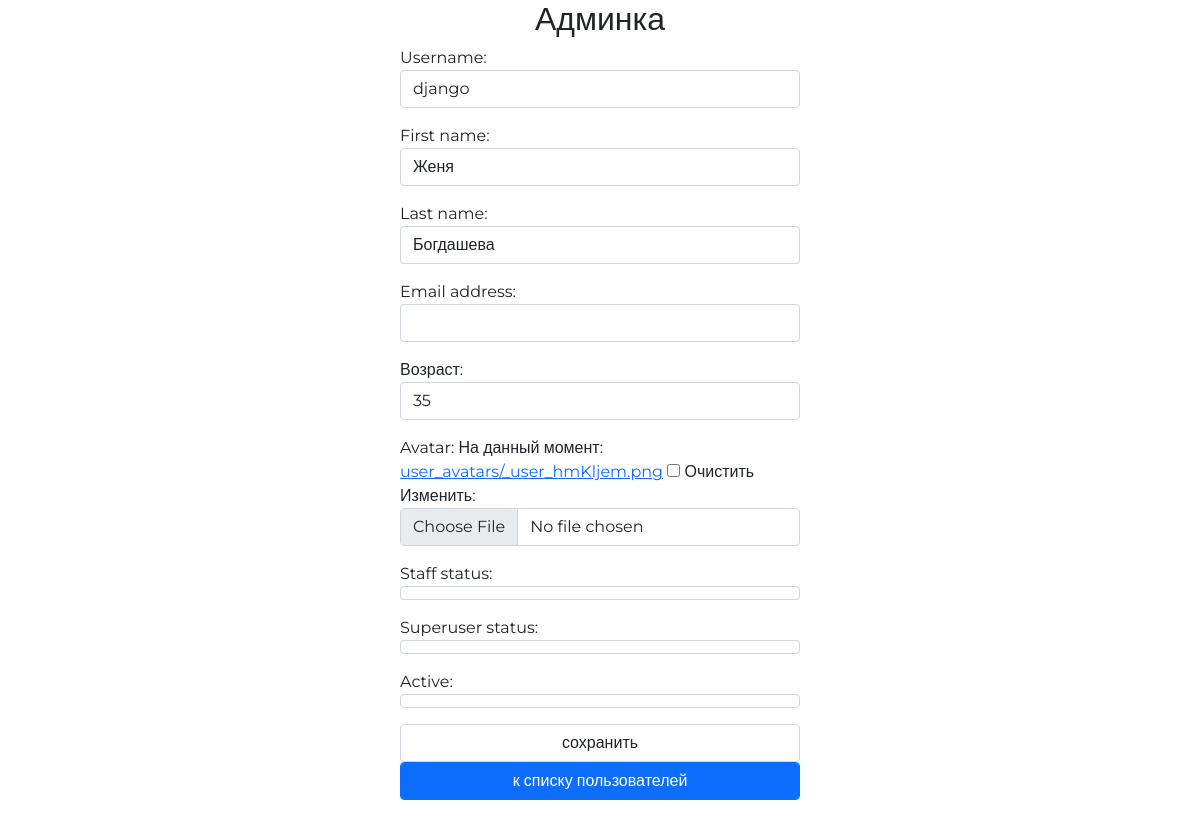
The page /my/admin/user/update/2 (signed in) on the database as committed earlier.
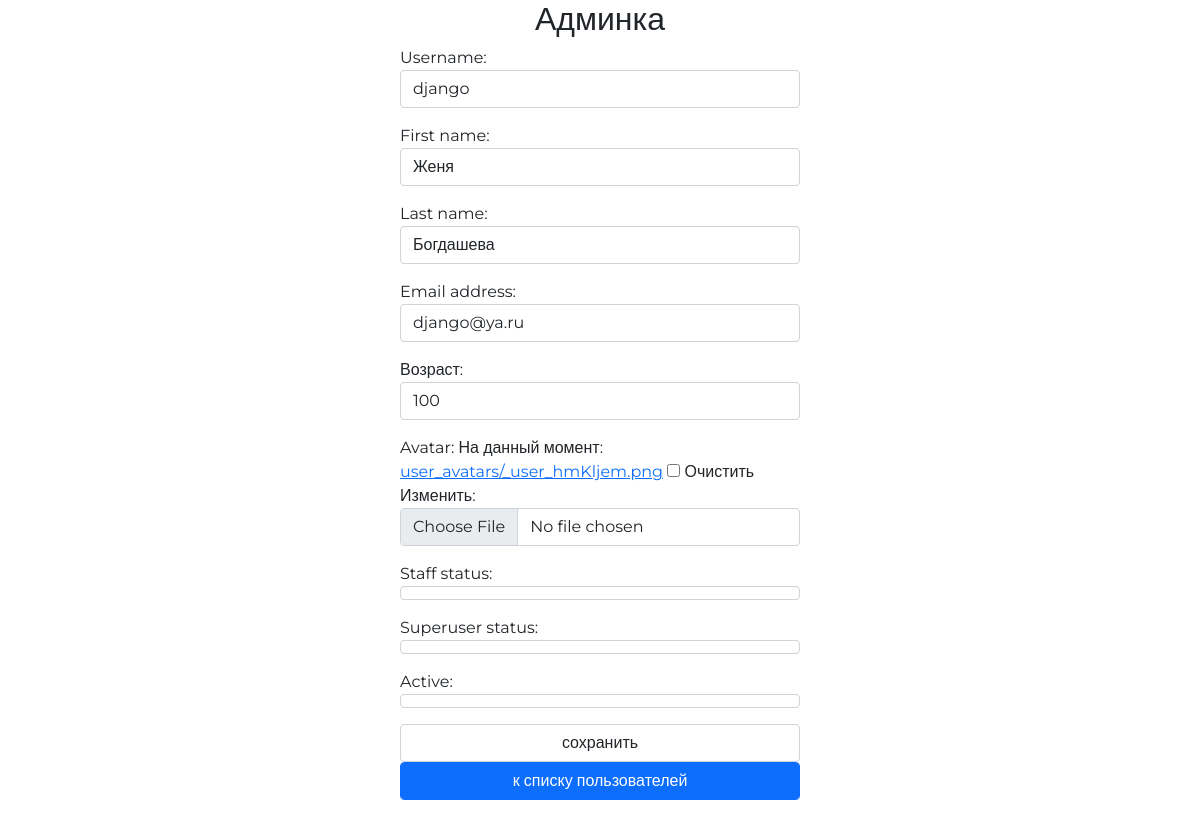
The same page on the database as committed later.
### authapp/models.py (models this page shows, shortened)
class ShopUser(AbstractUser):
    avatar = models.ImageField(upload_to='user_avatars', blank=True)
    age = models.PositiveIntegerField(verbose_name='возраст', default=18)
    activation_key = models.CharField(max_length=128, blank=True)
    activation_key_created = models.DateTimeField(auto_now_add=True, blank=True, null=True)

### adminapp/views.py (the view)
# urls.py: path('user/update/<int:user_pk>', adminapp.ShopUserAdminUpdate.as_view(), name='user_update'),
class ShopUserAdminUpdate(SuperUserOnlyMixin, PageTitleMixin, UpdateView):
    model = get_user_model()
    form_class = AdminShopUserUpdateForm
    success_url = reverse_lazy('my_admin:index')
    pk_url_kwarg = 'user_pk'
    page_title = 'пользователи/редактирование'

### adminapp/forms.py
class AdminShopUserUpdateForm(ShopUserEditForm):
    class Meta:
        model = get_user_model()
        fields = ('username', 'first_name', 'last_name', 'password', 'email', 'age', 'avatar', 'is_staff',
                  'is_superuser', 'is_active')

### adminapp/views.py (called while the page is built)
    @method_decorator(user_passes_test(lambda user: user.is_superuser))
    def dispatch(self, request, *args, **kwargs):
        return super().dispatch(request, *args, **kwargs)

    def get_context_data(self, **kwargs):
        context = super().get_context_data(**kwargs)
        context[self.page_title_key] = self.page_title
        return context

### mainapp/context_processors.py (called while the page is built)
def categories(request):
    return {
        'categories': ProductCategory.objects.all()
    }

### adminapp/templates/authapp/shopuser_form.html (shortened to what this page needs)
{% extends 'adminapp/base.html' %}
{% load static %}
{% block container %}
<div class="mx-auto col-4">
  <div class="login">
    <form class="form-horizontal" method="post" enctype="multipart/form-data">
      {{ form.as_p }}
      <input class="form-control" type="submit" value="сохранить">
    </form>
    <a href="{% url 'my_admin:index' %}"
    class="btn btn-primary form-control last">
      к списку пользователей
    </a>
  </div>
</div>
{% endblock %}

Rows that differ between the two databases and show on the page:
changed ShopUser "django": email (not shown) → "django@ya.ru"; age "35" → "100"
